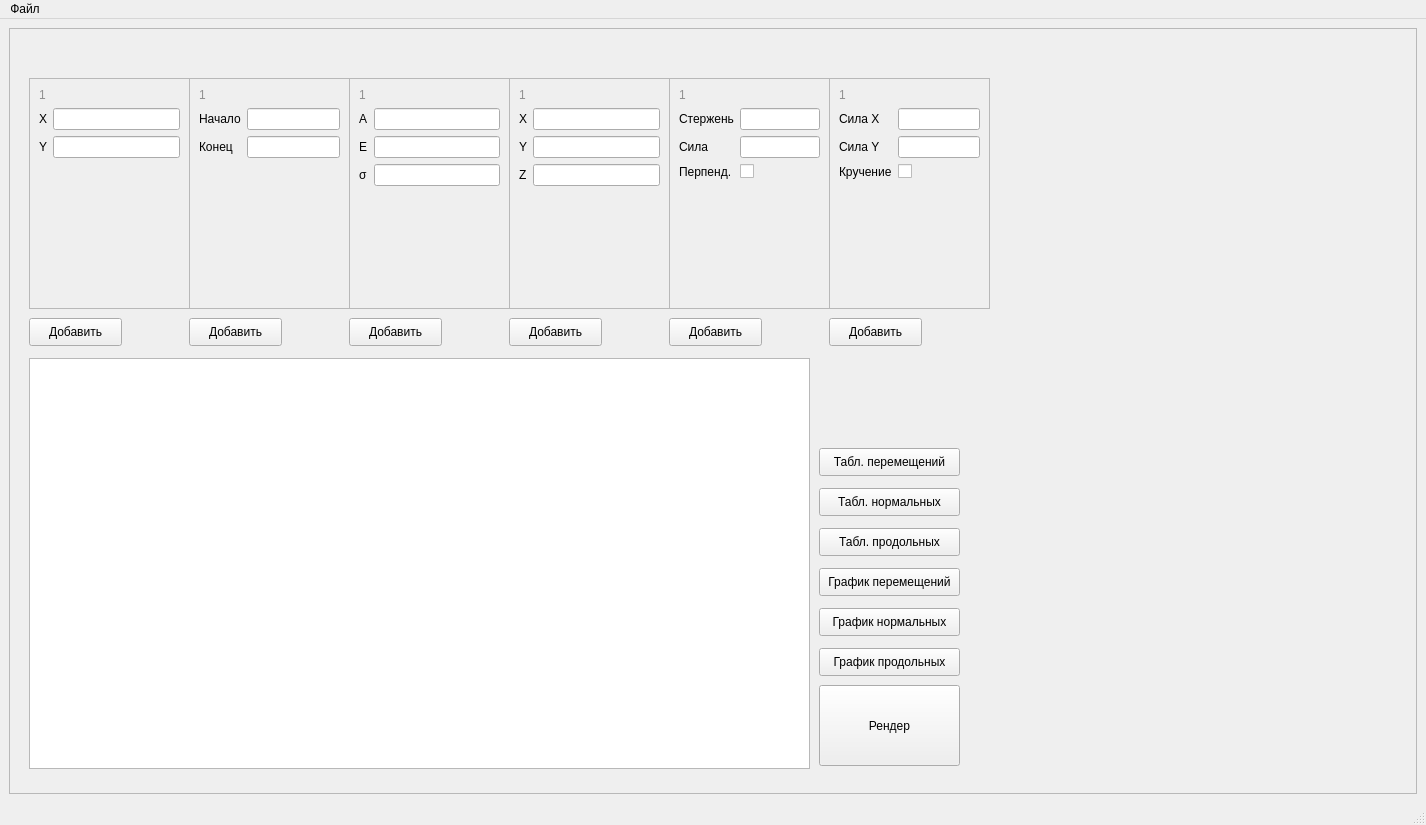
<?xml version="1.0" encoding="UTF-8"?>
<ui version="4.0">
 <class>MainWindow</class>
 <widget class="QMainWindow" name="MainWindow">
  <property name="geometry">
   <rect>
    <x>0</x>
    <y>0</y>
    <width>1426</width>
    <height>825</height>
   </rect>
  </property>
  <property name="windowTitle">
   <string>MainWindow</string>
  </property>
  <widget class="QWidget" name="centralwidget">
   <layout class="QHBoxLayout" name="horizontalLayout">
    <item>
     <widget class="QFrame" name="frame">
      <property name="frameShape">
       <enum>QFrame::StyledPanel</enum>
      </property>
      <property name="frameShadow">
       <enum>QFrame::Raised</enum>
      </property>
      <widget class="QScrollArea" name="scroll_point">
       <property name="geometry">
        <rect>
         <x>20</x>
         <y>50</y>
         <width>161</width>
         <height>231</height>
        </rect>
       </property>
       <property name="widgetResizable">
        <bool>true</bool>
       </property>
       <widget class="QWidget" name="scrollAreaWidgetContents">
        <property name="geometry">
         <rect>
          <x>0</x>
          <y>0</y>
          <width>159</width>
          <height>229</height>
         </rect>
        </property>
        <layout class="QFormLayout" name="formLayout">
         <item row="1" column="1">
          <widget class="QLineEdit" name="lineEdit_X"/>
         </item>
         <item row="2" column="1">
          <widget class="QLineEdit" name="lineEdit_Y"/>
         </item>
         <item row="1" column="0">
          <widget class="QLabel" name="label_X">
           <property name="text">
            <string>X</string>
           </property>
          </widget>
         </item>
         <item row="2" column="0">
          <widget class="QLabel" name="label_Y">
           <property name="text">
            <string>Y</string>
           </property>
          </widget>
         </item>
         <item row="0" column="0">
          <widget class="QLabel" name="label">
           <property name="styleSheet">
            <string notr="true">color:rgb(144, 144, 144)</string>
           </property>
           <property name="text">
            <string>1</string>
           </property>
          </widget>
         </item>
        </layout>
       </widget>
      </widget>
      <widget class="QPushButton" name="btn_add_point">
       <property name="geometry">
        <rect>
         <x>20</x>
         <y>290</y>
         <width>93</width>
         <height>28</height>
        </rect>
       </property>
       <property name="text">
        <string>Добавить</string>
       </property>
      </widget>
      <widget class="QGraphicsView" name="graphicsView">
       <property name="geometry">
        <rect>
         <x>20</x>
         <y>330</y>
         <width>781</width>
         <height>411</height>
        </rect>
       </property>
      </widget>
      <widget class="QPushButton" name="pushButton_render">
       <property name="geometry">
        <rect>
         <x>810</x>
         <y>657</y>
         <width>141</width>
         <height>81</height>
        </rect>
       </property>
       <property name="text">
        <string>Рендер</string>
       </property>
      </widget>
      <widget class="QPushButton" name="pushButton_graph_prod">
       <property name="geometry">
        <rect>
         <x>810</x>
         <y>620</y>
         <width>141</width>
         <height>28</height>
        </rect>
       </property>
       <property name="text">
        <string>График продольных</string>
       </property>
      </widget>
      <widget class="QPushButton" name="pushButton_graph_norm">
       <property name="geometry">
        <rect>
         <x>810</x>
         <y>580</y>
         <width>141</width>
         <height>28</height>
        </rect>
       </property>
       <property name="text">
        <string>График нормальных</string>
       </property>
      </widget>
      <widget class="QPushButton" name="pushButton_graph_peremesh">
       <property name="geometry">
        <rect>
         <x>810</x>
         <y>540</y>
         <width>141</width>
         <height>28</height>
        </rect>
       </property>
       <property name="text">
        <string>График перемещений</string>
       </property>
      </widget>
      <widget class="QPushButton" name="pushButton_table_peremesh">
       <property name="geometry">
        <rect>
         <x>810</x>
         <y>420</y>
         <width>141</width>
         <height>28</height>
        </rect>
       </property>
       <property name="text">
        <string>Табл. перемещений</string>
       </property>
      </widget>
      <widget class="QPushButton" name="pushButton_table_prod">
       <property name="geometry">
        <rect>
         <x>810</x>
         <y>500</y>
         <width>141</width>
         <height>28</height>
        </rect>
       </property>
       <property name="text">
        <string>Табл. продольных</string>
       </property>
      </widget>
      <widget class="QPushButton" name="pushButton_table_norm">
       <property name="geometry">
        <rect>
         <x>810</x>
         <y>460</y>
         <width>141</width>
         <height>28</height>
        </rect>
       </property>
       <property name="text">
        <string>Табл. нормальных</string>
       </property>
      </widget>
      <widget class="QPushButton" name="btn_add_kernel">
       <property name="geometry">
        <rect>
         <x>180</x>
         <y>290</y>
         <width>93</width>
         <height>28</height>
        </rect>
       </property>
       <property name="text">
        <string>Добавить</string>
       </property>
      </widget>
      <widget class="QPushButton" name="btn_add_type">
       <property name="geometry">
        <rect>
         <x>340</x>
         <y>290</y>
         <width>93</width>
         <height>28</height>
        </rect>
       </property>
       <property name="text">
        <string>Добавить</string>
       </property>
      </widget>
      <widget class="QPushButton" name="btn_add_sealing">
       <property name="geometry">
        <rect>
         <x>500</x>
         <y>290</y>
         <width>93</width>
         <height>28</height>
        </rect>
       </property>
       <property name="text">
        <string>Добавить</string>
       </property>
      </widget>
      <widget class="QPushButton" name="btn_add_running">
       <property name="geometry">
        <rect>
         <x>660</x>
         <y>290</y>
         <width>93</width>
         <height>28</height>
        </rect>
       </property>
       <property name="text">
        <string>Добавить</string>
       </property>
      </widget>
      <widget class="QPushButton" name="btn_add_concentrated">
       <property name="geometry">
        <rect>
         <x>820</x>
         <y>290</y>
         <width>93</width>
         <height>28</height>
        </rect>
       </property>
       <property name="text">
        <string>Добавить</string>
       </property>
      </widget>
      <widget class="QScrollArea" name="scroll_kernel">
       <property name="geometry">
        <rect>
         <x>180</x>
         <y>50</y>
         <width>161</width>
         <height>231</height>
        </rect>
       </property>
       <property name="widgetResizable">
        <bool>true</bool>
       </property>
       <widget class="QWidget" name="scrollAreaWidgetContents_12">
        <property name="geometry">
         <rect>
          <x>0</x>
          <y>0</y>
          <width>159</width>
          <height>229</height>
         </rect>
        </property>
        <layout class="QFormLayout" name="formLayout_4">
         <item row="1" column="0">
          <widget class="QLabel" name="label_X_3">
           <property name="text">
            <string>Начало</string>
           </property>
          </widget>
         </item>
         <item row="1" column="1">
          <widget class="QLineEdit" name="lineEdit_X_3"/>
         </item>
         <item row="2" column="0">
          <widget class="QLabel" name="label_Y_3">
           <property name="text">
            <string>Конец</string>
           </property>
          </widget>
         </item>
         <item row="2" column="1">
          <widget class="QLineEdit" name="lineEdit_Y_3"/>
         </item>
         <item row="0" column="0">
          <widget class="QLabel" name="label_2">
           <property name="styleSheet">
            <string notr="true">color:rgb(144, 144, 144)</string>
           </property>
           <property name="text">
            <string>1</string>
           </property>
          </widget>
         </item>
        </layout>
       </widget>
      </widget>
      <widget class="QScrollArea" name="scroll_type">
       <property name="geometry">
        <rect>
         <x>340</x>
         <y>50</y>
         <width>161</width>
         <height>231</height>
        </rect>
       </property>
       <property name="widgetResizable">
        <bool>true</bool>
       </property>
       <widget class="QWidget" name="scrollAreaWidgetContents_13">
        <property name="geometry">
         <rect>
          <x>0</x>
          <y>0</y>
          <width>159</width>
          <height>229</height>
         </rect>
        </property>
        <layout class="QFormLayout" name="formLayout_5">
         <item row="1" column="0">
          <widget class="QLabel" name="label_X_4">
           <property name="text">
            <string>A</string>
           </property>
          </widget>
         </item>
         <item row="1" column="1">
          <widget class="QLineEdit" name="lineEdit_X_4"/>
         </item>
         <item row="2" column="0">
          <widget class="QLabel" name="label_Y_4">
           <property name="text">
            <string>E</string>
           </property>
          </widget>
         </item>
         <item row="2" column="1">
          <widget class="QLineEdit" name="lineEdit_Y_4"/>
         </item>
         <item row="0" column="0">
          <widget class="QLabel" name="label_5">
           <property name="styleSheet">
            <string notr="true">color:rgb(144, 144, 144)</string>
           </property>
           <property name="text">
            <string>1</string>
           </property>
          </widget>
         </item>
         <item row="3" column="1">
          <widget class="QLineEdit" name="lineEdit"/>
         </item>
         <item row="3" column="0">
          <widget class="QLabel" name="label_9">
           <property name="text">
            <string>σ</string>
           </property>
          </widget>
         </item>
        </layout>
       </widget>
      </widget>
      <widget class="QScrollArea" name="scroll_sealing">
       <property name="geometry">
        <rect>
         <x>500</x>
         <y>50</y>
         <width>161</width>
         <height>231</height>
        </rect>
       </property>
       <property name="widgetResizable">
        <bool>true</bool>
       </property>
       <widget class="QWidget" name="scrollAreaWidgetContents_14">
        <property name="geometry">
         <rect>
          <x>0</x>
          <y>0</y>
          <width>159</width>
          <height>229</height>
         </rect>
        </property>
        <layout class="QFormLayout" name="formLayout_6">
         <item row="1" column="0">
          <widget class="QLabel" name="label_X_5">
           <property name="text">
            <string>X</string>
           </property>
          </widget>
         </item>
         <item row="1" column="1">
          <widget class="QLineEdit" name="lineEdit_X_5"/>
         </item>
         <item row="2" column="0">
          <widget class="QLabel" name="label_Y_5">
           <property name="text">
            <string>Y</string>
           </property>
          </widget>
         </item>
         <item row="2" column="1">
          <widget class="QLineEdit" name="lineEdit_Y_5"/>
         </item>
         <item row="0" column="0">
          <widget class="QLabel" name="label_6">
           <property name="styleSheet">
            <string notr="true">color:rgb(144, 144, 144)</string>
           </property>
           <property name="text">
            <string>1</string>
           </property>
          </widget>
         </item>
         <item row="3" column="1">
          <widget class="QLineEdit" name="lineEdit_2"/>
         </item>
         <item row="3" column="0">
          <widget class="QLabel" name="label_10">
           <property name="text">
            <string>Z</string>
           </property>
          </widget>
         </item>
        </layout>
       </widget>
      </widget>
      <widget class="QScrollArea" name="scroll_running">
       <property name="geometry">
        <rect>
         <x>660</x>
         <y>50</y>
         <width>161</width>
         <height>231</height>
        </rect>
       </property>
       <property name="widgetResizable">
        <bool>true</bool>
       </property>
       <widget class="QWidget" name="scrollAreaWidgetContents_15">
        <property name="geometry">
         <rect>
          <x>0</x>
          <y>0</y>
          <width>159</width>
          <height>229</height>
         </rect>
        </property>
        <layout class="QFormLayout" name="formLayout_7">
         <item row="0" column="0">
          <widget class="QLabel" name="label_7">
           <property name="styleSheet">
            <string notr="true">color:rgb(144, 144, 144)</string>
           </property>
           <property name="text">
            <string>1</string>
           </property>
          </widget>
         </item>
         <item row="1" column="0">
          <widget class="QLabel" name="label_X_6">
           <property name="text">
            <string>Стержень</string>
           </property>
          </widget>
         </item>
         <item row="1" column="1">
          <widget class="QLineEdit" name="lineEdit_X_6"/>
         </item>
         <item row="2" column="0">
          <widget class="QLabel" name="label_Y_6">
           <property name="text">
            <string>Сила</string>
           </property>
          </widget>
         </item>
         <item row="2" column="1">
          <widget class="QLineEdit" name="lineEdit_Y_6"/>
         </item>
         <item row="3" column="1">
          <widget class="QCheckBox" name="checkBox_2">
           <property name="text">
            <string/>
           </property>
          </widget>
         </item>
         <item row="3" column="0">
          <widget class="QLabel" name="label_11">
           <property name="text">
            <string>Перпенд.</string>
           </property>
          </widget>
         </item>
        </layout>
       </widget>
      </widget>
      <widget class="QScrollArea" name="scroll_concentrated">
       <property name="geometry">
        <rect>
         <x>820</x>
         <y>50</y>
         <width>161</width>
         <height>231</height>
        </rect>
       </property>
       <property name="widgetResizable">
        <bool>true</bool>
       </property>
       <widget class="QWidget" name="scrollAreaWidgetContents_16">
        <property name="geometry">
         <rect>
          <x>0</x>
          <y>0</y>
          <width>159</width>
          <height>229</height>
         </rect>
        </property>
        <layout class="QFormLayout" name="formLayout_8">
         <item row="0" column="0">
          <widget class="QLabel" name="label_8">
           <property name="styleSheet">
            <string notr="true">color:rgb(144, 144, 144)</string>
           </property>
           <property name="text">
            <string>1</string>
           </property>
          </widget>
         </item>
         <item row="1" column="0">
          <widget class="QLabel" name="label_X_7">
           <property name="text">
            <string>Сила X</string>
           </property>
          </widget>
         </item>
         <item row="1" column="1">
          <widget class="QLineEdit" name="lineEdit_X_7"/>
         </item>
         <item row="2" column="0">
          <widget class="QLabel" name="label_Y_7">
           <property name="text">
            <string>Сила Y</string>
           </property>
          </widget>
         </item>
         <item row="2" column="1">
          <widget class="QLineEdit" name="lineEdit_Y_7"/>
         </item>
         <item row="3" column="1">
          <widget class="QCheckBox" name="checkBox">
           <property name="text">
            <string/>
           </property>
          </widget>
         </item>
         <item row="3" column="0">
          <widget class="QLabel" name="label_12">
           <property name="text">
            <string>Кручение</string>
           </property>
          </widget>
         </item>
        </layout>
       </widget>
      </widget>
     </widget>
    </item>
   </layout>
  </widget>
  <widget class="QMenuBar" name="menubar">
   <property name="geometry">
    <rect>
     <x>0</x>
     <y>0</y>
     <width>1426</width>
     <height>26</height>
    </rect>
   </property>
   <widget class="QMenu" name="menu">
    <property name="title">
     <string>Файл</string>
    </property>
    <addaction name="separator"/>
    <addaction name="action_2"/>
    <addaction name="action_3"/>
    <addaction name="action_4"/>
   </widget>
   <addaction name="menu"/>
  </widget>
  <widget class="QStatusBar" name="statusbar"/>
  <action name="action_2">
   <property name="text">
    <string>Открыть</string>
   </property>
  </action>
  <action name="action_3">
   <property name="text">
    <string>Сохранить</string>
   </property>
  </action>
  <action name="action_4">
   <property name="text">
    <string>Сохранить как...</string>
   </property>
  </action>
 </widget>
 <resources/>
 <connections/>
</ui>
